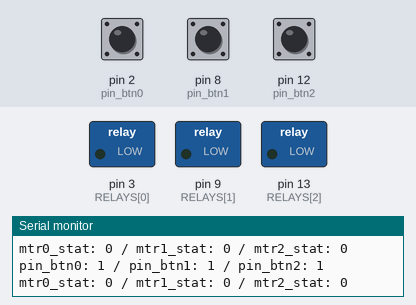
Simulated run of this sketch. Board: Arduino Uno, built with avr-gcc and run on an emulated ATmega328P. Parts: switched loads named in the sketch (green lamp = pin HIGH), the last lines printed to the serial monitor. Dashed ring = blinking. The inputs (shaded band) are chosen by the test bench; at power-on: pin 2 (pin_btn0) HIGH, pin 8 (pin_btn1) HIGH, pin 12 (pin_btn2) HIGH.

Above: at 1.2 s.
1.3 s: pin 2 (pin_btn0) pulled LOW for 1 s
At 2.7 s:
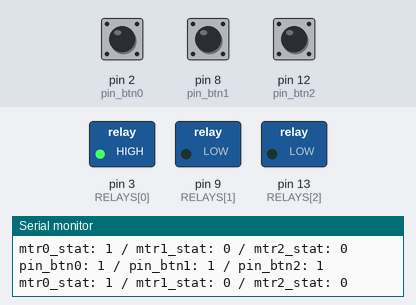
3.8 s: pin 8 (pin_btn1) pulled LOW for 3.2 s
At 4.08 s:
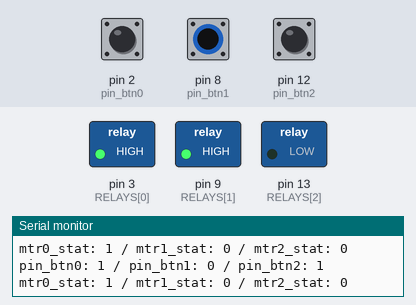
8.5 s: pin 12 (pin_btn2) pulled LOW for 3.2 s
At 12.2 s:
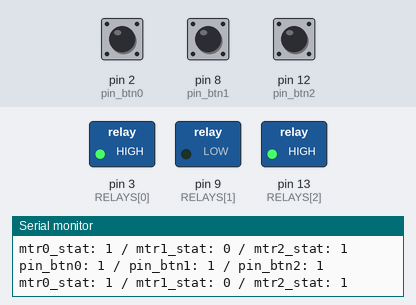
13.2 s: pin 8 (pin_btn1) pulled LOW for 0.2 s
At 14.3 s:
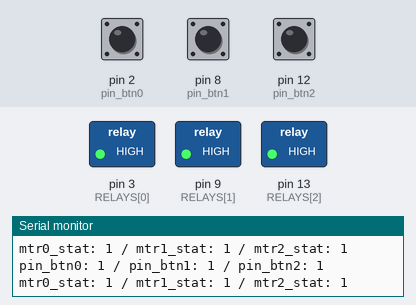
14.9 s: pin 8 (pin_btn1) pulled LOW for 1 s
At 16.4 s:
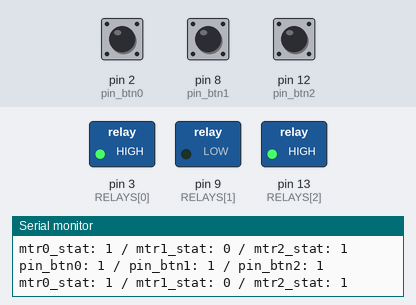
17.4 s: pin 12 (pin_btn2) pulled LOW for 0.2 s
At 18.5 s:
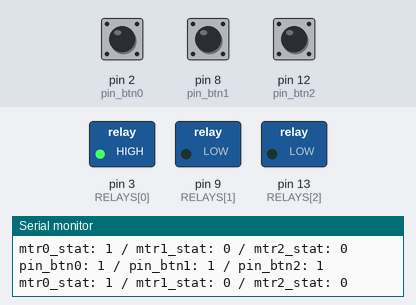
Timing chart, 0 to 20.1 s (numbered marks = the images above; inputs shaded):
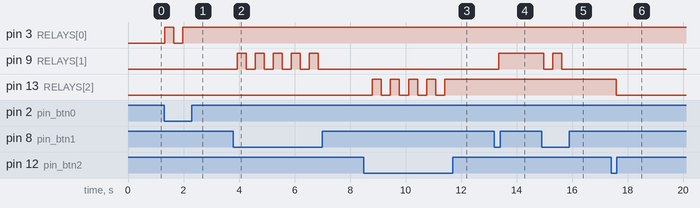

The sketch:

20230729_3led_delayed_fan.ino
```cpp
const int RELAYS[3] = {3, 9, 13};

const int pin_btn0 = 2;   //FAN
const int pin_btn1 = 8;   //M1
const int pin_btn2 = 12;  //M2

int rcnt = 3;
int delay_fan_sec = 5000;

int mtr0_stat = LOW; //fan
int mtr1_stat = LOW;
int mtr2_stat = LOW;

int btn1_flag = 0;
int btn2_flag = 0;

unsigned long currMillis = millis();

void setup()
{
  Serial.begin(9600);

  for(int i = 0; i < rcnt; i++) {
    pinMode(RELAYS[i], OUTPUT);
  }

  for(int i = 0; i < rcnt; i++) {
    digitalWrite(RELAYS[i], LOW); // HIGH로 해야 릴레이 꺼진 상태(풀업 때문?)
  }

  pinMode(pin_btn0, INPUT_PULLUP);
  pinMode(pin_btn1, INPUT_PULLUP);
  pinMode(pin_btn2, INPUT_PULLUP);

  //curr_millis = millis();
}


void loop()
{
  unsigned long currMillis = millis();

  Serial.print("pin_btn0: " + (String)digitalRead(pin_btn0) + " / ");
  Serial.print("pin_btn1: " + (String)digitalRead(pin_btn1) + " / ");
  Serial.print("pin_btn2: " + (String)digitalRead(pin_btn2));
  Serial.println("");Serial.println("");

  Serial.print("mtr0_stat: " + (String)mtr0_stat + " / ");
  Serial.print("mtr1_stat: " + (String)mtr1_stat + " / ");
  Serial.print("mtr2_stat: " + (String)mtr2_stat);
  Serial.println("");Serial.println("");

  if(digitalRead(pin_btn0) == 0) {
    if(mtr0_stat == HIGH) {
      mtr0_stat = LOW;
    } else {
      mtr0_stat = HIGH;
    }
  }

  if(digitalRead(pin_btn1) == 0) {
    if(mtr1_stat == HIGH) {
      mtr1_stat = LOW;
    } else {
      mtr1_stat = HIGH;
    }
  }

  if(digitalRead(pin_btn2) == 0) {
    if(mtr2_stat == HIGH) {
      mtr2_stat = LOW;
    } else {
      mtr2_stat = HIGH;
    }
  }

  digitalWrite(RELAYS[1], mtr1_stat);
  digitalWrite(RELAYS[2], mtr2_stat);
  if(mtr0_stat == HIGH || mtr1_stat == HIGH || mtr2_stat == HIGH) {
    digitalWrite(RELAYS[0], HIGH); // FAN
  } else {
    digitalWrite(RELAYS[0], LOW); // FAN
  }

  delay(300);
}
```

Measured:
- after the input at 1.3 s, pin 3 (RELAYS[0]): LOW → HIGH at once, → LOW 0.33 s later, → HIGH 0.33 s later
- after the input at 3.8 s, pin 9 (RELAYS[1]): alternates HIGH for 0.33 s and LOW for 0.33 s, 10 changes in all, then stays LOW, starting after 0.13 s
- after the input at 8.5 s, pin 13 (RELAYS[2]): alternates HIGH for 0.33 s and LOW for 0.33 s, 9 changes in all, then stays HIGH, starting after 0.30 s
- after the input at 13.2 s, pin 9 (RELAYS[1]): LOW → HIGH after 0.16 s
- after the input at 14.9 s, pin 9 (RELAYS[1]): HIGH → LOW after 0.08 s, → HIGH 0.33 s later, → LOW 0.33 s later
- after the input at 17.4 s, pin 13 (RELAYS[2]): HIGH → LOW after 0.18 s
